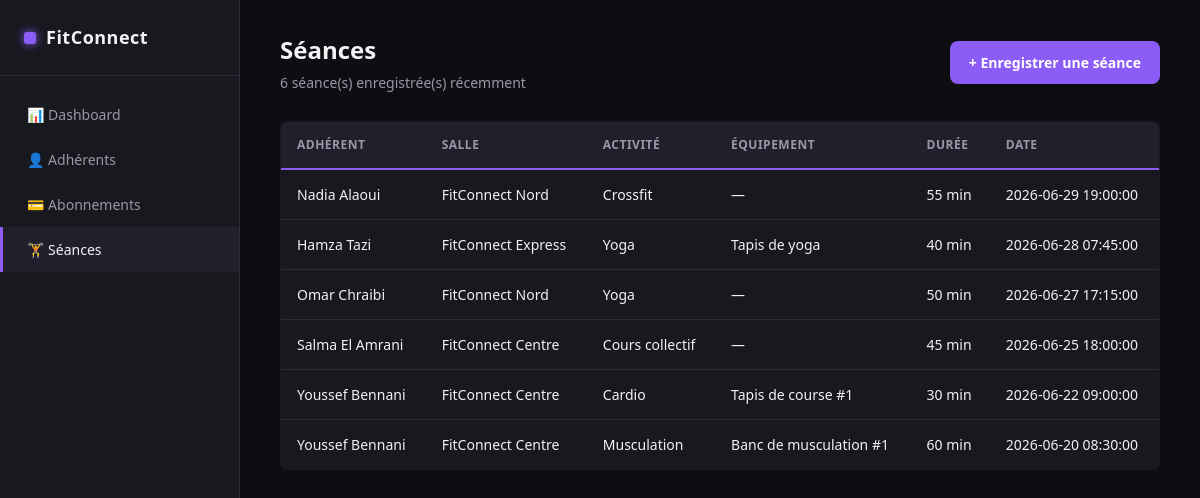
Page /public/index.php?page=seances on the committed database.
### tables this page shows
CREATE TABLE seances (
    id_seance       INT AUTO_INCREMENT PRIMARY KEY,
    id_adherent     INT NOT NULL,
    id_salle        INT NOT NULL,
    id_activite     INT NOT NULL,
    id_equipement   INT NULL,
    duree_minutes   INT NOT NULL,
    date_seance     DATETIME NOT NULL DEFAULT CURRENT_TIMESTAMP,
    CONSTRAINT fk_seance_adherent
        FOREIGN KEY (id_adherent) REFERENCES adherents(id_adherent)
        ON UPDATE CASCADE ON DELETE RESTRICT,
    CONSTRAINT fk_seance_salle
        FOREIGN KEY (id_salle) REFERENCES salles(id_salle)
        ON UPDATE CASCADE ON DELETE RESTRICT,
    CONSTRAINT fk_seance_activite
        FOREIGN KEY (id_activite) REFERENCES types_activite(id_activite)
        ON UPDATE CASCADE ON DELETE RESTRICT,
    CONSTRAINT fk_seance_equipement
        FOREIGN KEY (id_equipement) REFERENCES equipements(id_equipement)
        ON UPDATE CASCADE ON DELETE SET NULL,
    CONSTRAINT chk_duree_positive CHECK (duree_minutes > 0)
);

CREATE TABLE adherents (
    id_adherent     INT AUTO_INCREMENT PRIMARY KEY,
    nom             VARCHAR(100) NOT NULL,
    prenom          VARCHAR(100) NOT NULL,
    email           VARCHAR(150) NOT NULL UNIQUE,
    telephone       VARCHAR(20)  NULL,
    date_naissance  DATE         NULL,
    date_inscription DATE        NOT NULL DEFAULT (CURRENT_DATE),
    id_salle        INT          NOT NULL,
    CONSTRAINT fk_adherent_salle
        FOREIGN KEY (id_salle) REFERENCES salles(id_salle)
        ON UPDATE CASCADE ON DELETE RESTRICT
);

CREATE TABLE salles (
    id_salle      INT AUTO_INCREMENT PRIMARY KEY,
    nom           VARCHAR(100) NOT NULL,
    adresse       VARCHAR(255) NOT NULL,
    ville         VARCHAR(100) NOT NULL,
    telephone     VARCHAR(20)  NULL
);

CREATE TABLE types_activite (
    id_activite   INT AUTO_INCREMENT PRIMARY KEY,
    nom           VARCHAR(100) NOT NULL UNIQUE,
    description   VARCHAR(255) NULL
);

CREATE TABLE equipements (
    id_equipement  INT AUTO_INCREMENT PRIMARY KEY,
    nom            VARCHAR(100) NOT NULL,
    id_salle       INT NOT NULL,
    CONSTRAINT fk_equipement_salle
        FOREIGN KEY (id_salle) REFERENCES salles(id_salle)
        ON UPDATE CASCADE ON DELETE RESTRICT
);

### app/Controllers/SeanceController.php (called while the page is built, shortened)
<?php
class SeanceController
{
    private SeanceService $seanceService;
    public function __construct(
        SeanceService $seanceService,
        AdherentService $adherentService,
        SalleRepository $salleRepository,
        ReferentielRepository $referentielRepository
    ) {
        $this->seanceService = $seanceService;
    }
    public function index(): void
    {
        $seances = $this->seanceService->listerToutes();
        require __DIR__ . '/../../views/seances/index.php';
    }
}

### app/Services/SeanceService.php (called while the page is built, shortened)
<?php
class SeanceService
{
    private SeanceRepository $seanceRepository;
    public function __construct(
        SeanceRepository $seanceRepository,
        AbonnementService $abonnementService,
        AdherentRepository $adherentRepository
    ) {
        $this->seanceRepository = $seanceRepository;
    }
    public function listerToutes(int $limit = 50): array
    {
        return $this->seanceRepository->findAllDetaillees($limit);
    }
}

### app/Repositories/SeanceRepository.php (called while the page is built, shortened)
<?php
class SeanceRepository
{
    private PDO $pdo;
    public function __construct(PDO $pdo)
    {
        $this->pdo = $pdo;
    }
    public function findAllDetaillees(int $limit = 50): array
    {
        $stmt = $this->pdo->prepare(
            'SELECT s.*, a.nom AS adherent_nom, a.prenom AS adherent_prenom,
                    sa.nom AS salle_nom, t.nom AS activite_nom, e.nom AS equipement_nom
             FROM seances s
             JOIN adherents a ON a.id_adherent = s.id_adherent
             JOIN salles sa ON sa.id_salle = s.id_salle
             JOIN types_activite t ON t.id_activite = s.id_activite
             LEFT JOIN equipements e ON e.id_equipement = s.id_equipement
             ORDER BY s.date_seance DESC
             LIMIT :limit'
        );
        $stmt->bindValue('limit', $limit, PDO::PARAM_INT);
        $stmt->execute();
        return $stmt->fetchAll();
    }
}

### views/seances/index.php (the view, shortened to what this page needs)
<?php
require __DIR__ . '/../layout/header.php';
?>
<div class="topbar">
    <div>
        <h1>Séances</h1>
        <div class="subtitle"><?= count($seances) ?> séance(s) enregistrée(s) récemment</div>
    </div>
    <a href="index.php?page=seances&action=create" class="btn btn-primary">+ Enregistrer une séance</a>
</div>
<?php if (empty($seances)): ?>
    <div class="card"><div class="empty-state">Aucune séance enregistrée pour le moment.</div></div>
<?php else: ?>
<table>
    <thead>
        <tr>
            <th>Adhérent</th>
            <th>Salle</th>
            <th>Activité</th>
            <th>Équipement</th>
            <th>Durée</th>
            <th>Date</th>
        </tr>
    </thead>
    <tbody>
        <?php foreach ($seances as $s): ?>
        <tr>
            <td><?= htmlspecialchars($s['adherent_prenom'] . ' ' . $s['adherent_nom']) ?></td>
            <td><?= htmlspecialchars($s['salle_nom']) ?></td>
            <td><?= htmlspecialchars($s['activite_nom']) ?></td>
            <td><?= htmlspecialchars($s['equipement_nom'] ?? '—') ?></td>
            <td><?= (int) $s['duree_minutes'] ?> min</td>
            <td><?= htmlspecialchars($s['date_seance']) ?></td>
        </tr>
        <?php endforeach; ?>
    </tbody>
</table>
<?php endif; ?>
<?php require __DIR__ . '/../layout/footer.php'; ?>

### public/assets/css/style.css (style rules this page uses)
:root { --color-bg: #0e0e12; --color-surface: #18181f; --color-surface-alt: #211f2b; --color-border: #2d2b3a; --color-red: #8b5cf6; --color-red-dark: #6d28d9; --color-red-light: #a78bfa; --color-text: #f2f2f5; --color-text-muted: #9a97a8; --color-success: #2ecc71; --color-warning: #f5a623; --radius: 8px; --shadow: 0 4px 14px rgba(0, 0, 0, 0.4); --font: 'Segoe UI', Roboto, -apple-system, sans-serif; }
* { box-sizing: border-box; }
body { margin: 0; font-family: var(--font); background: var(--color-bg); color: var(--color-text); line-height: 1.5; }
a { color: var(--color-red-light); text-decoration: none; }
.topbar { display: flex; justify-content: space-between; align-items: center; margin-bottom: 28px; }
.topbar h1 { font-size: 24px; margin: 0; font-weight: 700; }
.topbar .subtitle { color: var(--color-text-muted); font-size: 14px; margin-top: 4px; }
.btn { display: inline-flex; align-items: center; gap: 6px; padding: 10px 18px; border-radius: var(--radius); font-size: 14px; font-weight: 600; border: 1px solid transparent; cursor: pointer; text-decoration: none; }
.btn-primary { background: var(--color-red); color: #fff; }
table { width: 100%; border-collapse: collapse; background: var(--color-surface); border-radius: var(--radius); overflow: hidden; border: 1px solid var(--color-border); }
thead th { background: var(--color-surface-alt); text-align: left; padding: 14px 16px; font-size: 12px; text-transform: uppercase; letter-spacing: 0.5px; color: var(--color-text-muted); border-bottom: 2px solid var(--color-red); }
tbody td { padding: 14px 16px; border-bottom: 1px solid var(--color-border); font-size: 14px; }
tbody tr:last-child td { border-bottom: none; }

### rows in the picture
seances: id_adherent.nom "Nadia Alaoui", id_salle.nom "FitConnect Nord", id_activite.nom "Crossfit", equipement_nom "—", duree_minutes "55", date_seance "2026-06-29 19:00:00"
seances: id_adherent.nom "Hamza Tazi", id_salle.nom "FitConnect Express", id_activite.nom "Yoga", id_equipement.nom "Tapis de yoga", duree_minutes "40", date_seance "2026-06-28 07:45:00"
seances: id_adherent.nom "Omar Chraibi", id_salle.nom "FitConnect Nord", id_activite.nom "Yoga", equipement_nom "—", duree_minutes "50", date_seance "2026-06-27 17:15:00"
seances: id_adherent.nom "Salma El Amrani", id_salle.nom "FitConnect Centre", id_activite.nom "Cours collectif", equipement_nom "—", duree_minutes "45", date_seance "2026-06-25 18:00:00"
seances: id_adherent.nom "Youssef Bennani", id_salle.nom "FitConnect Centre", id_activite.nom "Cardio", id_equipement.nom "Tapis de course #1", duree_minutes "30", date_seance "2026-06-22 09:00:00"
seances: id_adherent.nom "Youssef Bennani", id_salle.nom "FitConnect Centre", id_activite.nom "Musculation", id_equipement.nom "Banc de musculation #1", duree_minutes "60", date_seance "2026-06-20 08:30:00"

### other values in the picture
count($seances) "6"
